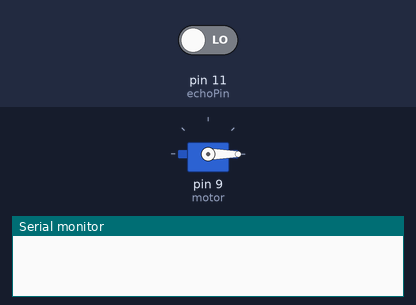
This sketch was run on a simulated Arduino Uno, built with avr-gcc and run on an emulated ATmega328P. On the bench: servo, the last lines printed to the serial monitor. Inputs (shaded band) come from the test bench; at power-on: pin 11 (echoPin) LOW.

Above: at 0.1 s.
At 2.6 s:
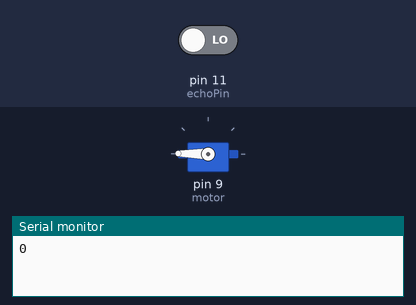
Timing chart, 0 to 4.1 s (numbered marks = the images above):
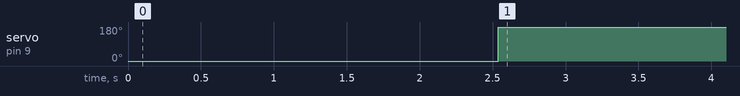

Measured:
- by itself, servo on pin 9 (motor): 0° → 179° at 2.5 s

The sketch:

automatic_door.ino
```cpp
#include<Servo.h>
#define trigPin 10
#define echoPin 11
#define ON 1
#define OFF 0

Servo motor;
int i;
int j;


void setup(){

pinMode(trigPin,OUTPUT);
pinMode(echoPin,INPUT);
motor.attach(9);
motor.write(0);
delay(500);
Serial.begin(9600);

}

void loop()
{

j=0;

Serial.print(sound());
Serial.print("  ");
  if (sound() < 20){

for(i=0;i<180;++i){

  motor.write(i);

}


while(sound()<20){

  j++;
}

for(i=180;i>0;--i){

  motor.write(i);


}

  }

  delay(1000);
}

int sound(void){

long time;
int length;

digitalWrite(trigPin,OFF);

delay(2);
digitalWrite(trigPin,ON);
delay(10);
digitalWrite(trigPin,OFF);

time = pulseIn(echoPin,ON);

length = (time * 0.0332)/2;

  return length;
}
```
